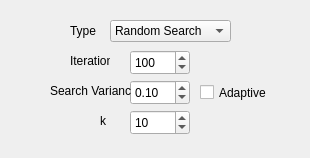
<?xml version="1.0" encoding="UTF-8"?>
<ui version="4.0">
 <class>ParametersMaximizers</class>
 <widget class="QWidget" name="ParametersMaximizers">
  <property name="geometry">
   <rect>
    <x>0</x>
    <y>0</y>
    <width>310</width>
    <height>158</height>
   </rect>
  </property>
  <property name="windowTitle">
   <string>Form</string>
  </property>
  <widget class="QLabel" name="label_10">
   <property name="geometry">
    <rect>
     <x>70</x>
     <y>20</y>
     <width>40</width>
     <height>21</height>
    </rect>
   </property>
   <property name="font">
    <font>
     <pointsize>9</pointsize>
    </font>
   </property>
   <property name="text">
    <string>Type</string>
   </property>
  </widget>
  <widget class="QComboBox" name="maximizeType">
   <property name="geometry">
    <rect>
     <x>110</x>
     <y>20</y>
     <width>121</width>
     <height>22</height>
    </rect>
   </property>
   <property name="font">
    <font>
     <pointsize>9</pointsize>
    </font>
   </property>
   <property name="toolTip">
    <string>Distance metric for the evaluation of NN</string>
   </property>
   <property name="currentIndex">
    <number>0</number>
   </property>
   <item>
    <property name="text">
     <string>Random Search</string>
    </property>
   </item>
   <item>
    <property name="text">
     <string>Random Walk</string>
    </property>
   </item>
   <item>
    <property name="text">
     <string>POWER</string>
    </property>
   </item>
  </widget>
  <widget class="QLabel" name="label_11">
   <property name="geometry">
    <rect>
     <x>70</x>
     <y>50</y>
     <width>40</width>
     <height>21</height>
    </rect>
   </property>
   <property name="font">
    <font>
     <pointsize>9</pointsize>
    </font>
   </property>
   <property name="text">
    <string>Iterations</string>
   </property>
  </widget>
  <widget class="QSpinBox" name="iterationsSpin">
   <property name="geometry">
    <rect>
     <x>130</x>
     <y>50</y>
     <width>60</width>
     <height>25</height>
    </rect>
   </property>
   <property name="font">
    <font>
     <pointsize>9</pointsize>
    </font>
   </property>
   <property name="toolTip">
    <string>Number of iterations to perform
0: infinite</string>
   </property>
   <property name="maximum">
    <number>99999999</number>
   </property>
   <property name="value">
    <number>100</number>
   </property>
  </widget>
  <widget class="QDoubleSpinBox" name="varianceSpin">
   <property name="geometry">
    <rect>
     <x>130</x>
     <y>80</y>
     <width>60</width>
     <height>25</height>
    </rect>
   </property>
   <property name="font">
    <font>
     <pointsize>9</pointsize>
    </font>
   </property>
   <property name="minimum">
    <double>0.010000000000000</double>
   </property>
   <property name="maximum">
    <double>1.000000000000000</double>
   </property>
   <property name="singleStep">
    <double>0.050000000000000</double>
   </property>
   <property name="value">
    <double>0.100000000000000</double>
   </property>
  </widget>
  <widget class="QLabel" name="label_12">
   <property name="geometry">
    <rect>
     <x>50</x>
     <y>80</y>
     <width>81</width>
     <height>21</height>
    </rect>
   </property>
   <property name="font">
    <font>
     <pointsize>9</pointsize>
    </font>
   </property>
   <property name="text">
    <string>Search Variance</string>
   </property>
  </widget>
  <widget class="QCheckBox" name="adaptiveCheck">
   <property name="geometry">
    <rect>
     <x>200</x>
     <y>80</y>
     <width>70</width>
     <height>25</height>
    </rect>
   </property>
   <property name="font">
    <font>
     <pointsize>9</pointsize>
    </font>
   </property>
   <property name="text">
    <string>Adaptive</string>
   </property>
  </widget>
  <widget class="QSpinBox" name="kSpin">
   <property name="geometry">
    <rect>
     <x>130</x>
     <y>110</y>
     <width>60</width>
     <height>25</height>
    </rect>
   </property>
   <property name="font">
    <font>
     <pointsize>9</pointsize>
    </font>
   </property>
   <property name="toolTip">
    <string>Number of iterations to perform
0: infinite</string>
   </property>
   <property name="maximum">
    <number>99999999</number>
   </property>
   <property name="value">
    <number>10</number>
   </property>
  </widget>
  <widget class="QLabel" name="label_13">
   <property name="geometry">
    <rect>
     <x>100</x>
     <y>110</y>
     <width>20</width>
     <height>21</height>
    </rect>
   </property>
   <property name="font">
    <font>
     <pointsize>9</pointsize>
    </font>
   </property>
   <property name="text">
    <string>k</string>
   </property>
  </widget>
 </widget>
 <resources/>
 <connections/>
</ui>
